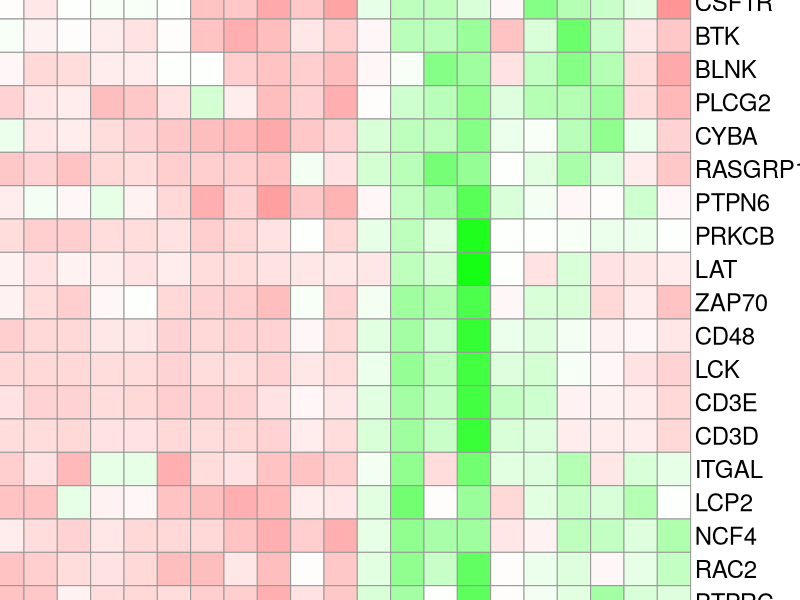

Here is the R script that generated this plot:
#rm(list = ls())

#setwd("C:/Users/poulami/My Work/microarray_analysis/Post_proposal/nov_2016_aberrant_pathways/12_KEGG_PATHWAYS_RA_from_DAVID/to_Sir/crisp_data_toSir")

plotfile <- 'data_heatmap.png'
library(pheatmap)
library(Cairo)


file= paste("data_to_cluster.txt", sep="")

# the file which is read has the expression values (mas5 normalized) of 56 selected genes. 
#The expression values belong to 12 RA samples and 9 control samples.
# Thus dimension of data = 56 by 21
data <- read.table("data_to_cluster.txt", header = TRUE)


Cairo(
file=plotfile,
type="png",
width = 15,
height = 20,
units = "in",
dpi = 500,
pointsize = 6,
compression = c("lzw")
)


pheatmap(data ,scale = "row", clustering_distance_rows="correlation", cluster_rows=TRUE, clustering_distance_cols="correlation", cluster_cols=TRUE, color = colorRampPalette(c("red","white","green")) (100),margins=c(8,8),fontsize = 12, cex = 1.2, cellwidth = 24, cellheight = 24, show_rownames=TRUE, main="")


dev.off()

# The 56 selected genes are randomly picked up from 4 pathways listed in KEGG database
# The 4 pathways are hsa04380 = osteoclast differentiation pathway, hsa04660 = T cell receptor signaling pathway, hsa04650 = NK cell mediated cytotoxicity pathway and hsa04270 = Vascular Smooth Muscle Contraction pathway

# The genes myosin light chain 9(MYL9), actin, gamma 2, smooth muscle, enteric(ACTG2), phospholipase C beta 4(PLCB4), receptor activity modifying protein 2(RAMP2),
# myosin light chain kinase(MYLK) and angiotensin II receptor type 1(AGTR1) which cluster together are part of the pathway hsa04270 = Vascular Smooth Muscle Contraction pathway. These genes are down-regulated in RA samples.
# The other genes (of this pathway) which are present in our list of selected genes are phospholipase C beta 1(PLCB1), caldesmon 1(CALD1), guanylate cyclase 1 soluble subunit alpha 2(GUCY1A2), protein kinase, cGMP-dependent, type I(PRKG1)
# and natriuretic peptide receptor 2(NPR2). These genes are also grouped in the down-regulated gene cluster.
